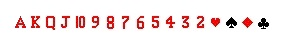
#> input picture PokerBot/PokerBot/OCR/train.jpg, 284 x 47 px
$ jupyter execute --allow-errors PokerBot.ipynb   (shell and % lines are left out)   (Python 2 division)   (older library calls are emulated)
#> lines starting #> are read from the running program, lines starting #| are printed output that depends on the picture; after the words box and inside, x2 and y2 are one past the last pixel; in counts of white or black regions, pixels touching at a corner belong together
[cell 1]
#import potrebnih biblioteka
import cv2
import collections
import numpy as np
import scipy as sc
import matplotlib.pyplot as plt
from scipy.spatial import distance

# k-means
from sklearn.cluster import KMeans

# keras
from keras.models import Sequential
from keras.layers.core import Dense,Activation
from keras.optimizers import SGD

import matplotlib.pylab as pylab
pylab.rcParams['figure.figsize'] = 16, 12 # za prikaz većih slika i plotova, zakomentarisati ako nije potrebno

def load_image(path):
#> called with path = 'train.jpg'
    return cv2.cvtColor(cv2.imread(path), cv2.COLOR_BGR2RGB)

def image_gray(image):
    return cv2.cvtColor(image, cv2.COLOR_RGB2GRAY)
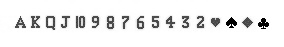
#> returned value: shape (47, 284); min 0, max 255, mean 238.8

def image_bin(image_gs):
    ret,image_bin = cv2.threshold(image_gs, 127, 255, cv2.THRESH_BINARY)
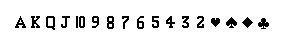
#> image_bin: shape (47, 284); 92.5% white; black in thin lines or dots, all inside (x1, y1, x2, y2) = (15, 16, 269, 30)
    return image_bin

def image_bin_adaptive(image_gs):
    image_bin = cv2.adaptiveThreshold(image_gs, 255, cv2.ADAPTIVE_THRESH_MEAN_C, cv2.THRESH_BINARY, 35, 10)
    return image_bin

def invert(image):
    return 255-image

def display_image(image, color= False):
    if color:
        plt.imshow(image)
    else:
        plt.imshow(image, 'gray')

# [4 lines left out: function display_all_regions, not called in this run]

def dilate(image):
    kernel = np.ones((3,3)) # strukturni element 3x3 blok
    return cv2.dilate(image, kernel, iterations=1)

def erode(image):
    kernel = np.ones((3,3)) # strukturni element 3x3 blok
    return cv2.erode(image, kernel, iterations=1)

def resize_region(region):
    return cv2.resize(region,(28,28), interpolation = cv2.INTER_NEAREST)

def scale_to_range(image):
    return image/255

def matrix_to_vector(image):
    return image.flatten()

def prepare_for_ann(regions):
    ready_for_ann = []
    for region in regions:
        scale = scale_to_range(region)
        ready_for_ann.append(matrix_to_vector(scale))
    return ready_for_ann

def convert_output(outputs):
    return np.eye(len(outputs))

def create_ann():
    ann = Sequential()
    ann.add(Dense(input_dim=1568, output_dim=128,init="glorot_uniform"))
    ann.add(Activation("sigmoid"))
    ann.add(Dense(input_dim=128, output_dim=52,init="glorot_uniform"))
    ann.add(Activation("sigmoid"))
    return ann

# [12 lines left out: function train_ann, not called in this run]

def winner(output): # output je vektor sa izlaza neuronske mreze
    return max(enumerate(output), key=lambda x: x[1])[0]

# [14 lines left out: functions display_result, write_hand, not called in this run]

def select_roi(image_orig, image_bin):
    img, contour_borders, hierarchy = cv2.findContours(image_bin.copy(), cv2.RETR_EXTERNAL, cv2.CHAIN_APPROX_NONE)
#> contour_borders = 18 contours, 1 with area under 20; largest, box (x1, y1, x2, y2) and area: (46, 16, 55, 30) 90, (107, 16, 114, 29) 68, (258, 18, 269, 29) 53, (79, 16, 85, 28) 53, (226, 17, 237, 28) 51
    contours = []
    contour_centers = []
    contour_sizes = []

    for contour in contour_borders:
        center, size, angle = cv2.minAreaRect(contour)
        x,y,w,h = cv2.boundingRect(contour) #koordinate i velicina granicnog pravougaonika
        area = cv2.contourArea(contour)
        if area < 100 and h < 100 and 5 and h > 8 and w > 5:
            region = image_bin[y:y+h+1,x:x+w+1]
            contours.append(resize_region(region))
            contour_centers.append(center)
            contour_sizes.append(size)
            cv2.rectangle(image_orig,(x,y),(x+w,y+h),(0,255,0),1)
#> this loop made 18 passes
#> (center, size, angle, x, y, w, h, area) on passes 1 to 11: ((263, 23.5), (9.19, 9.19), -45, 258, 18, 11, 11, 53), ((215, 20.5), (7.78, 7.78), -45, 211, 18, 9, 9, 44), ((247, 22), (7.07, 7.07), -45, 242, 17, 11, 11, 50), ((231, 23), (8.49, 8.49), -45, 226, 17, 11, 11, 51), ((200, 21.5), (11, 6), -90, 197, 16, 7, 12, 30), ((185, 21.5), (11, 6), -90, 182, 16, 7, 12, 31), ((169.8, 22.1), (7.6, 10.73), -26.57, 166, 16, 9, 12, 38.5), ((155, 21.5), (11, 6), -90, 152, 16, 7, 12, 30.5), ((140, 22), (12, 6), -90, 137, 16, 7, 13, 48.5), ((125, 22), (12, 6), -90, 122, 16, 7, 13, 23), ((110, 22), (12, 6), -90, 107, 16, 7, 13, 68)
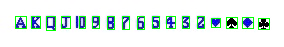
#> image_orig: shape (47, 284, 3); mean of channels 0, 1, 2 234.4, 239.1, 225.7; drawn as B, G, R
#> after the loop, contour_centers = [(263, 23.5), (215, 20.5), (247, 22), (231, 23), (200, 21.5), (185, 21.5), (169.8, 22.1), (155, 21.5), (140, 22), (125, 22), (110, 22), (95, 21.5), (81.5, 21.5), (64.88, 21.42), (50, 22.5), (35, 21.5), (20, 21.5)]; contour_sizes = [(9.19, 9.19), (7.78, 7.78), (7.07, 7.07), (8.49, 8.49), (11, 6), (11, 6), (7.6, 10.73), (11, 6), (12, 6), (12, 6), (12, 6), (11, 6), (11, 5), (11.78, 7.07), (13, 8), (11, 8), (11, 10)]; contours = 17 items

    contours, position = merge_regions(contours, contour_centers, contour_sizes) #spajanje kontura
#> the loop in merge_regions, `for i,contour1 in enumerate(contours):` made 17 passes
#> (center1, size1) on passes 1 to 12: ((263, 23.5), (9.19, 9.19)), ((215, 20.5), (7.78, 7.78)), ((247, 22), (7.07, 7.07)), ((231, 23), (8.49, 8.49)), ((200, 21.5), (11, 6)), ((185, 21.5), (11, 6)), ((169.8, 22.1), (7.6, 10.73)), ((155, 21.5), (11, 6)), ((140, 22), (12, 6)), ((125, 22), (12, 6)), ((110, 22), (12, 6)), ((95, 21.5), (11, 6))
#> after the loop in merge_regions, `for i,contour1 in enumerate(contours):`: merged_index = []
#> the loop in merge_regions, `for idx,contour in enumerate(contours):` made 17 passes
#> after the loop in merge_regions, `for idx,contour in enumerate(contours):`: position = [263, 215, 247, 231, 200, 185, 169.8, 155, 140, 125, 110, 95, 81.5, 64.88, 50, 35, 20]; ret_val = 17 items

    sorted_regions = [] # lista sortiranih regiona po x osi (sa leva na desno)
    regions_dic = {}
    for i,contour in enumerate(contours):
        regions_dic[position[i]] = contour
#> this loop made 17 passes
#> after the loop, regions_dic = 17 items

    sorted_regions_dic = collections.OrderedDict(sorted(regions_dic.items()))
#> sorted_regions_dic = 17 items
    sorted_regions = sorted_regions_dic.values()

    return image_orig, sorted_regions

# [28 lines left out: function select_roi2, not called in this run]

def merge_regions(contours, contour_centers, contour_sizes):
    ret_val = []
    merged_index = [] #lista indeksa kontura koje su već spojene sa nekim
    position = []

    for i,contour1 in enumerate(contours): #znak (srce, pik, karo, tref)
        if i in merged_index:
            continue
        center1 = contour_centers[i]
        size1 = contour_sizes[i]
        for j,contour2 in enumerate(contours): #broj (1,2,..,Q,K)
            if j in merged_index or i == j:
                continue
            center2 = contour_centers[j]
            size2 = contour_sizes[j]

            if center2[0]-size2[0]/2 < center1[0] < center2[0]+size2[0]/2: #da li iznad ima kontura
                #spajanje kontura
                ret_val.append(np.concatenate((contour2,contour1)))
                position.append(center1[0])
                merged_index.append(i)
                merged_index.append(j)

    #svi regioni koji se nisu ni sa kim spojili idu u listu kontura, bez spajanja
    for idx,contour in enumerate(contours):
        if idx not in merged_index:
            ret_val.append(contour)
            position.append(contour_centers[idx][0])

    return ret_val, position

[cell 2]
# Obucavanje neuronske mreze
image_color = load_image('train.jpg')
img = invert(image_bin(image_gray(image_color)))
selected_regions, cards = select_roi(image_color.copy(), img)
display_image(selected_regions)
print len(cards)
#| 17

[cell 3]
alphabet = ['AH','KH','QH','JH','10H','9H','8H','7H','6H','5H','4H','3H','2H',
            'AS','KS','QS','JS','10S','9S','8S','7S','6S','5S','4S','3S','2S',
            'AD','KD','QD','JD','10D','9D','8D','7D','6D','5D','4D','3D','2D',
            'AC','KC','QC','JC','10C','9C','8C','7C','6C','5C','4C','3C','2C']

inputs = prepare_for_ann(cards)
#> inputs = 17 items
outputs = convert_output(alphabet)
#> in convert_output, `return np.eye(len(outputs))`:
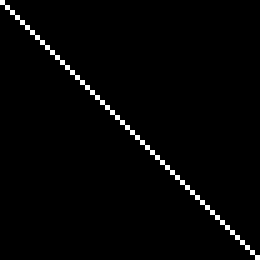
#> returned value: shape (52, 52) float64 (shown 5 times larger); values 0 (black) and 1 (white), 1.9% white in thin lines or dots
#> (the rest of this cell did not finish here and is left out)

#> (a cell that did not finish here is left out)
